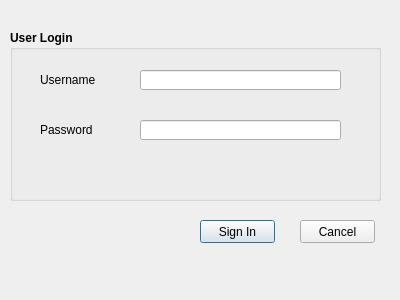
<?xml version="1.0" encoding="UTF-8"?>
<ui version="4.0">
 <class>Login</class>
 <widget class="QDialog" name="Login">
  <property name="geometry">
   <rect>
    <x>0</x>
    <y>0</y>
    <width>400</width>
    <height>300</height>
   </rect>
  </property>
  <property name="windowTitle">
   <string>Dialog</string>
  </property>
  <widget class="QGroupBox" name="groupBox">
   <property name="geometry">
    <rect>
     <x>10</x>
     <y>30</y>
     <width>371</width>
     <height>171</height>
    </rect>
   </property>
   <property name="font">
    <font>
     <weight>75</weight>
     <bold>true</bold>
    </font>
   </property>
   <property name="title">
    <string>User Login</string>
   </property>
   <widget class="QLineEdit" name="username_lineEdit">
    <property name="geometry">
     <rect>
      <x>130</x>
      <y>40</y>
      <width>201</width>
      <height>20</height>
     </rect>
    </property>
    <property name="font">
     <font>
      <weight>50</weight>
      <bold>false</bold>
     </font>
    </property>
   </widget>
   <widget class="QLabel" name="label_2">
    <property name="geometry">
     <rect>
      <x>30</x>
      <y>90</y>
      <width>81</width>
      <height>20</height>
     </rect>
    </property>
    <property name="font">
     <font>
      <weight>50</weight>
      <bold>false</bold>
     </font>
    </property>
    <property name="text">
     <string>Password</string>
    </property>
   </widget>
   <widget class="QLineEdit" name="password_lineEdit">
    <property name="geometry">
     <rect>
      <x>130</x>
      <y>90</y>
      <width>201</width>
      <height>20</height>
     </rect>
    </property>
    <property name="font">
     <font>
      <weight>50</weight>
      <bold>false</bold>
     </font>
    </property>
    <property name="echoMode">
     <enum>QLineEdit::Password</enum>
    </property>
   </widget>
   <widget class="QLabel" name="label">
    <property name="geometry">
     <rect>
      <x>30</x>
      <y>40</y>
      <width>81</width>
      <height>20</height>
     </rect>
    </property>
    <property name="font">
     <font>
      <weight>50</weight>
      <bold>false</bold>
     </font>
    </property>
    <property name="text">
     <string>Username</string>
    </property>
   </widget>
   <widget class="QLabel" name="result_label">
    <property name="geometry">
     <rect>
      <x>30</x>
      <y>140</y>
      <width>291</width>
      <height>20</height>
     </rect>
    </property>
    <property name="font">
     <font>
      <weight>50</weight>
      <bold>false</bold>
     </font>
    </property>
    <property name="text">
     <string/>
    </property>
   </widget>
  </widget>
  <widget class="QPushButton" name="signInBtn">
   <property name="geometry">
    <rect>
     <x>200</x>
     <y>220</y>
     <width>75</width>
     <height>23</height>
    </rect>
   </property>
   <property name="text">
    <string>Sign In</string>
   </property>
  </widget>
  <widget class="QPushButton" name="cancelBtn">
   <property name="geometry">
    <rect>
     <x>300</x>
     <y>220</y>
     <width>75</width>
     <height>23</height>
    </rect>
   </property>
   <property name="text">
    <string>Cancel</string>
   </property>
  </widget>
 </widget>
 <resources/>
 <connections/>
</ui>
